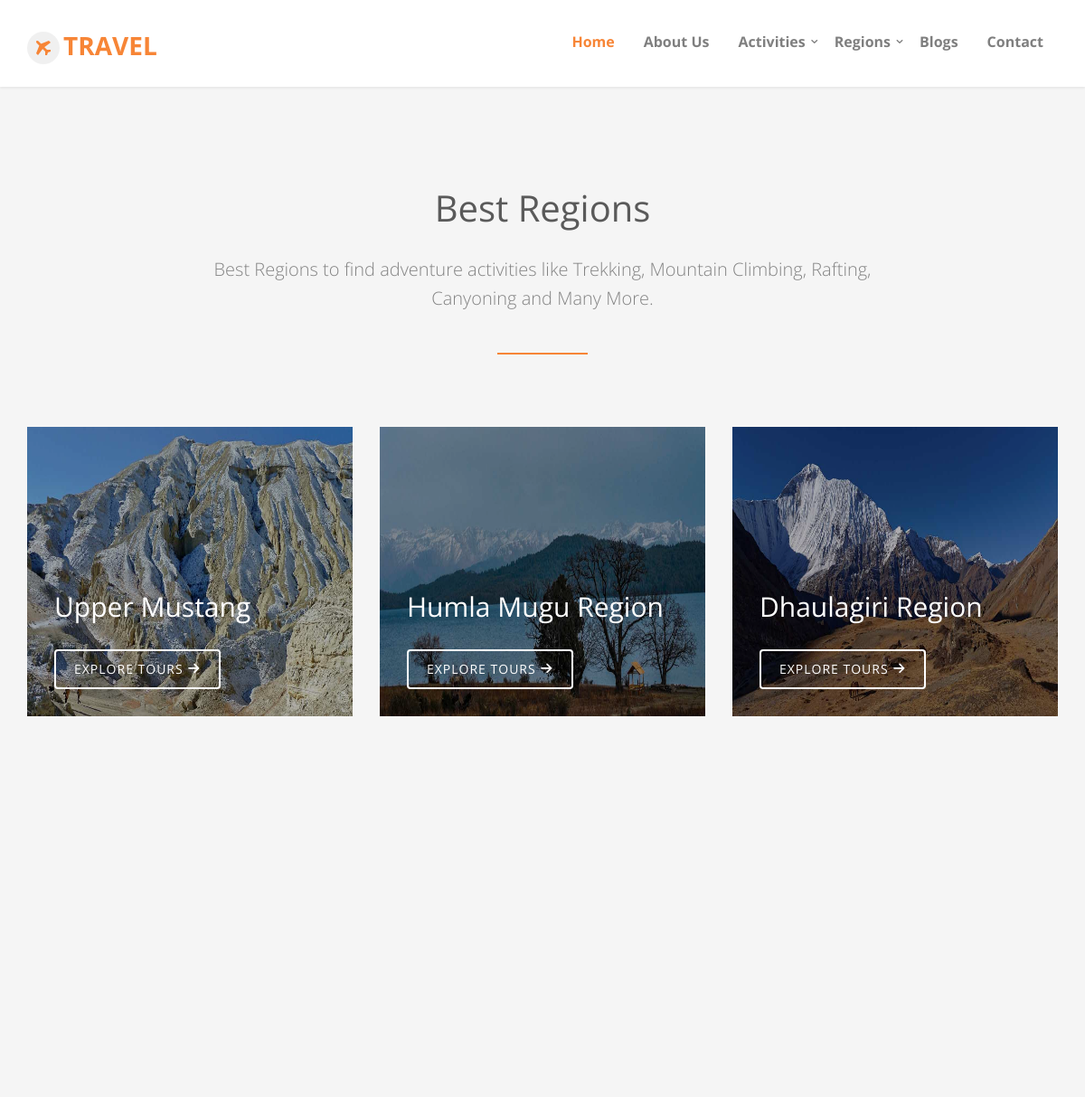
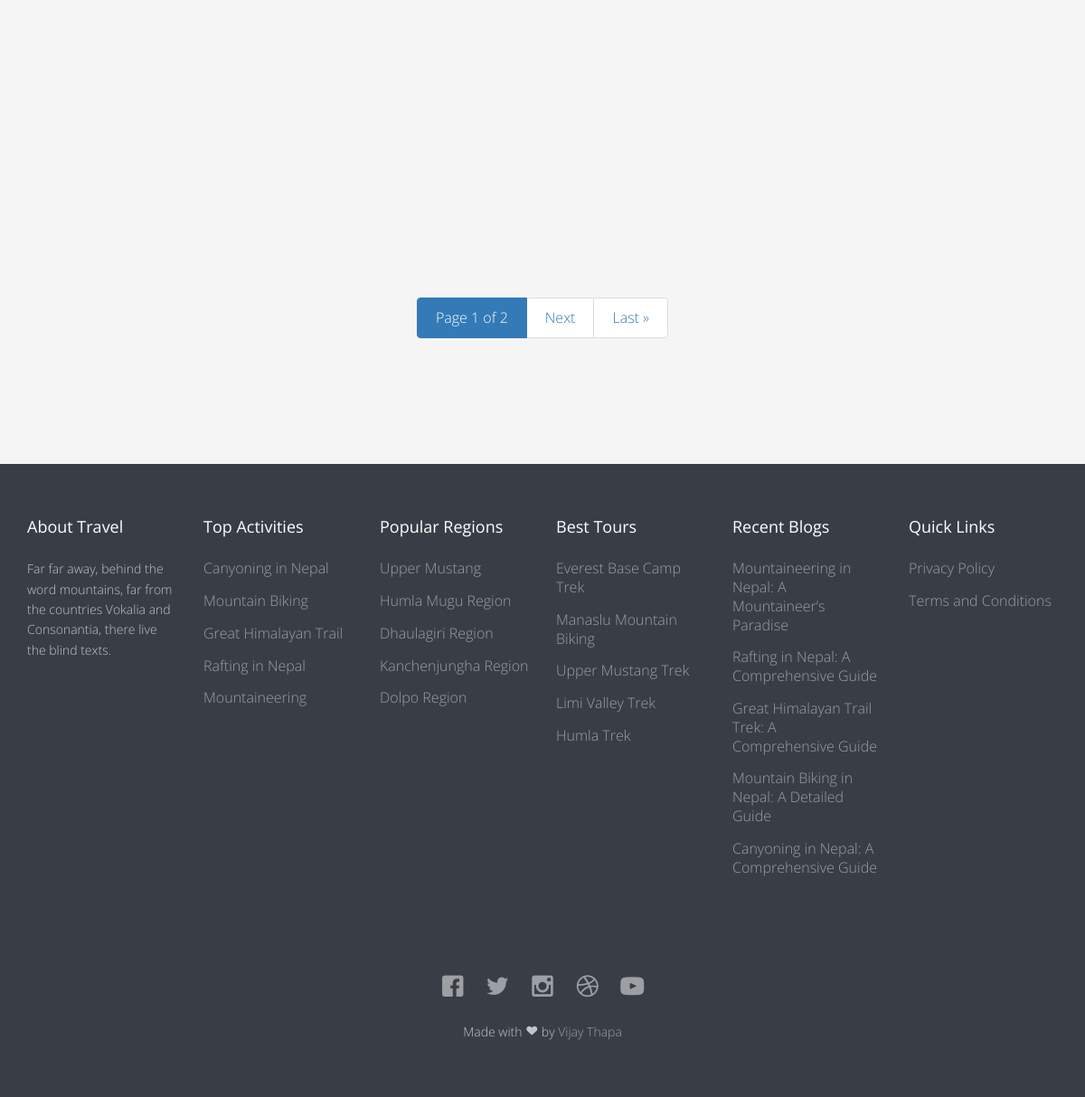
/tour/regions/, run on the app's committed database (2 pictures, top to bottom).
### page/models.py (models this page shows, shortened)
class Page(models.Model):
	page_title = models.CharField(max_length=200, verbose_name='Page Title')
	page_slug = models.SlugField(max_length=200, verbose_name='Page Slug')
	page_position = models.CharField(
			choices = POSITION,
			default='Top',
			max_length=20,
			verbose_name='Page Position'
		)
	page_description = RichTextField(blank=True, null=True, verbose_name="Page Description")
	page_image = models.ImageField(upload_to='pages/', blank=True, null=True, verbose_name="Page Image")
	page_is_active = models.CharField(
			choices = IS_ACTIVE,
			default='Yes',
			max_length=10,
			verbose_name='Is Active?'
		)
	page_is_featured = models.CharField(
			choices = IS_ACTIVE,
			default='Yes',
			max_length=10,
			verbose_name='Is Featured?'
		)
	page_created_at = models.DateTimeField(auto_now_add=True, verbose_name='Page Created Date')
	page_updated_at = models.DateTimeField(auto_now=True, verbose_name='Page Updated Date')
	page_added_by = models.ForeignKey(User, on_delete=models.SET_NULL, default=None, null=True, verbose_name='Added By')
	seo_page_title = models.CharField(max_length=200, blank=True, null=True, verbose_name="SEO Page Title (60 Characters Long)")
	seo_page_keywords = models.TextField(blank=True, null=True, verbose_name="SEO Page Keywords (Separated by Commas)")
	seo_page_description = models.TextField(blank=True, null=True, verbose_name="SEO Page Description (160 Characters Long)")

### tour/models.py (models this page shows, shortened)
class Region(models.Model):
	region_title = models.CharField(max_length=200, verbose_name="Region Title")
	region_slug = models.CharField(max_length=200, verbose_name="Region Slug")
	region_description = RichTextField(blank=True, null=True, verbose_name="Region Description")
	region_image = models.ImageField(upload_to='regions/', blank=True, null=True, verbose_name="Region Image")
	region_is_active = models.CharField(
			choices = IS_ACTIVE,
			default = 'Yes',
			max_length = 10,
			verbose_name = 'Is Active?'
		)
	region_is_featured = models.CharField(
			choices = IS_ACTIVE,
			default = 'Yes',
			max_length = 10,
			verbose_name = 'Is Featured?'
		)
	region_created_at = models.DateTimeField(auto_now_add=True, verbose_name="Created Date")
	region_updated_at = models.DateTimeField(auto_now=True, verbose_name="Updated Date")
	region_added_by = models.ForeignKey(User, on_delete=models.SET_NULL, default=None, null=True, verbose_name="Added By")
	seo_region_title = models.CharField(max_length=200, blank=True, null=True, verbose_name="SEO Region Title (60 Characters Long)")
	seo_region_keywords = models.TextField(blank=True, null=True, verbose_name="SEO Region Keywords (Separated by Commas)")
	seo_region_description = models.TextField(blank=True, null=True, verbose_name="SEO Region Description (160 Characters Long)")
	class Meta:
		ordering = ['-region_created_at']

class Activity(models.Model):
	activity_title = models.CharField(max_length=200, verbose_name="Activity Title")
	activity_slug = models.SlugField(max_length=200, verbose_name="Activity Slug")
	activity_description = RichTextField(blank=True, null=True, verbose_name="Activity Description")
	activity_image = models.ImageField(upload_to='activities/', blank=True, null=True, verbose_name="Activity Image")
	activity_icon = models.CharField(max_length=200, blank=True, null=True, verbose_name="Activity Icon")
	activity_is_active = models.CharField(
			choices = IS_ACTIVE,
			default = 'Yes',
			max_length = 10,
			verbose_name = 'Is Active?'
		)
	activity_is_featured = models.CharField(
			choices = IS_ACTIVE,
			default = 'Yes',
			max_length = 10,
			verbose_name = 'Is Featured?'
		)
	activity_created_at = models.DateTimeField(auto_now_add=True, verbose_name="Created Date")
	activity_updated_at = models.DateTimeField(auto_now=True, verbose_name="Updated Date")
	activity_added_by = models.ForeignKey(User, on_delete=models.SET_NULL, default=None, null=True, verbose_name="Added By")
	seo_activity_title = models.CharField(max_length=100, blank=True, null=True, verbose_name="SEO Activity Title (60 Characters Long)")
	seo_activity_keywords = models.TextField(blank=True, null=True, verbose_name="SEO Activity Keywords (Separated by Commas)")
	seo_activity_description = models.TextField(blank=True, null=True, verbose_name="SEO Activity Description (160 Characters Long)")

class Tour(models.Model):
	tour_title = models.CharField(max_length=200, verbose_name="Tour Title")
	tour_slug = models.CharField(max_length=200, verbose_name="Tour Slug")
	tour_duration = models.PositiveSmallIntegerField(blank=True, null=True, verbose_name="Tour Duration")
	tour_altitude = models.PositiveSmallIntegerField(blank=True, null=True, verbose_name="Tour Max Altitude")
	tour_difficulty = models.CharField(
			choices = DIFFICULTY,
			default = 'Medium',
			max_length = 10,
			verbose_name = 'Tour Difficulty'
		)
	tour_description = RichTextField(blank=True, null=True, verbose_name="Tour Description")
	tour_image = models.ImageField(upload_to='tours/', blank=True, null=True, verbose_name="Tour Image")
	tour_map = models.ImageField(upload_to='maps/', blank=True, null=True, verbose_name="Tour Map")
	tour_activity = models.ForeignKey(Activity, on_delete=models.SET_NULL, default = None, null=True, verbose_name='Tour Activity')
	tour_region = models.ManyToManyField(Region, verbose_name='Tour Region')
	tour_is_active = models.CharField(
			choices = IS_ACTIVE,
			default = 'Yes',
			max_length = 10,
			verbose_name = 'Is Active?'
		)
	tour_is_featured = models.CharField(
			choices = IS_ACTIVE,
			default = 'Yes',
			max_length = 10,
			verbose_name = 'Is Featured?'
		)
	tour_created_at = models.DateTimeField(auto_now_add=True, verbose_name="Added Date")
	tour_updated_at = models.DateTimeField(auto_now=True, verbose_name="Updated Date")
	tour_added_by = models.ForeignKey(User, on_delete=models.SET_NULL, default=None, null=True, verbose_name='Added By')
	seo_tour_title = models.CharField(max_length=200, blank=True, null=True, verbose_name="SEO Tour Title (60 Characters Long)")
	seo_tour_keywords = models.TextField(blank=True, null=True, verbose_name="SEO Tour Keywords Separated by Commas")
	seo_tour_description = models.TextField(blank=True, null=True, verbose_name="SEO Tour Description (160 Characters Long)")

### blog/models.py (models this page shows, shortened)
class Blog(models.Model):
	blog_title = models.CharField(max_length=200, verbose_name='Blog Title')
	blog_slug = models.CharField(max_length=200, verbose_name='Blog Slug')
	blog_description = RichTextField(blank=True, null=True, verbose_name='Blog Description')
	blog_image = models.ImageField(upload_to='blogs/', blank=True, null=True, verbose_name='Blog Image')
	blog_category = models.ManyToManyField(Category, verbose_name='Blog Category')
	blog_is_active = models.CharField(
			choices = IS_ACTIVE,
			default = 'Yes',
			max_length = 10,
			verbose_name = 'Is Active?'
		)
	blog_is_featured = models.CharField(
			choices = IS_ACTIVE,
			default = 'Yes',
			max_length = 10,
			verbose_name = 'Is Featured?'
		)
	blog_created_at = models.DateTimeField(auto_now_add=True, verbose_name='Blog Created Date')
	blog_updated_at = models.DateTimeField(auto_now=True, verbose_name='Blog Updated Date')
	blog_added_by = models.ForeignKey(User, on_delete=models.SET_NULL, null=True, verbose_name='Added By')
	seo_blog_title = models.CharField(max_length=200, blank=True, null=True, verbose_name='SEO Blog Title (60 Characters Long)')
	seo_blog_keywords = models.TextField(blank=True, null=True, verbose_name='SEO Blog Keywords (Separated by Commas)')
	seo_blog_description = models.TextField(blank=True, null=True, verbose_name='SEO Blog Description (160 Characters Long)')
	class Meta:
		ordering = ['-blog_created_at']

### thisapp/models.py (models this page shows, shortened)
class SocialMedia(models.Model):
	socialmedia_title = models.CharField(max_length=20, verbose_name="Social Media Name")
	socialmedia_url = models.URLField(max_length=150, verbose_name="Social Media URL")
	socialmedia_icon = models.CharField(max_length=200, blank=True, null=True, verbose_name="Social Media Icon")
	socialmedia_is_active = models.CharField(
			choices = IS_ACTIVE,
			default = 'Yes',
			max_length=10,
			verbose_name='Is Active?'
		)
	socialmedia_craeted_at = models.DateTimeField(auto_now_add=True, verbose_name="Social Media Created Date")
	socialmedia_updated_at = models.DateTimeField(auto_now=True, verbose_name="Social Media Updated Date")
	socialmedia_added_by = models.ForeignKey(User, on_delete=models.SET_NULL, null=True, verbose_name="Social Media Added By")

### tour/views.py (the view)
# urls.py: path('regions/', RegionListView.as_view(), name='all-regions'),
class RegionListView(ListView):
	template_name = 'region/all_regions.html'
	model = Region
	context_object_name = 'regions'
	paginate_by = 9

### templates/region/all_regions.html (shortened to what this page needs)
{% extends 'base.html' %}
{% load static %}
	{% block content %}
		{% if regions %}
			<div id="fh5co-tours" class="fh5co-section-gray">
				<div class="container">
					<div class="row">
						<div class="col-md-8 col-md-offset-2 text-center heading-section animate-box">
							<h3>Best Regions</h3>
							<p>Best Regions to find adventure activities like Trekking, Mountain Climbing, Rafting, Canyoning and Many More.</p>
						</div>
					</div>
					<div class="row">
						{% for region in regions %}
							<div class="col-md-4 col-sm-6 fh5co-tours animate-box" data-animate-effect="fadeIn">
								<div href="#">
									{% if region.region_image %}
									<img src="{{ region.region_image.url }}" alt="{{ region.region_title }}" class="img-responsive" style="height:320px; width:100%;">
									{% else %}
									<img src="{% static 'images/no-image.jpg' %}" alt="Travel Nepal" class="img-responsive" style="height:320px; width:100%;">
									{% endif %}
									<div class="desc">
										<h3>{{ region.region_title }}</h3>
										<br>
										<a class="btn btn-primary btn-outline" href="{% url 'tour:region-detail' region.region_slug %}">Explore Tours <i class="icon-arrow-right22"></i></a>
									</div>
								</div>
							</div>
						{% endfor %}
					</div>
						{% if is_paginated %}
							<div class="text-center">
								<nav aria-label="Page navigation example">
								  <ul class="pagination justify-content-center">
								    <li class="page-item active" aria-current="page">
								      <a class="page-link" href="?page={{ page_obj.number }}"> Page {{ page_obj.number }} of {{ page_obj.paginator.num_pages }} <span class="sr-only">(current)</span></a>
								    </li>
								    {% if page_obj.has_next %}
								    <li class="page-item">
								      <a class="page-link" href="?page={{ page_obj.next_page_number }}">Next</a>
								    </li>
								    <li class="page-item">
								      <a class="page-link" href="?page={{ page_obj.paginator.num_pages }}">Last &raquo;</a>
								    </li>
								    {% endif %}
								  </ul>
								</nav>
							</div>
						{% endif %}
				</div>
			</div>
		{% endif %}
	{% endblock content %}

### templates/navbar.html (shortened to what this page needs)
{% load static %}
	<body>
		<div id="fh5co-wrapper">
		<div id="fh5co-page">
		<header id="fh5co-header-section" class="sticky-banner">
			<div class="container">
				<div class="nav-header">
					<h1 id="fh5co-logo"><a href="{% url 'page:home' %}"><i class="icon-airplane"></i>Travel</a></h1>
					<nav id="fh5co-menu-wrap" role="navigation">
						<ul class="sf-menu" id="fh5co-primary-menu">
							<li class="active"><a href="{% url 'page:home' %}">Home</a></li>
							{% for top_page in top_menu %}
								<li><a href="{% url 'page:page-detail' top_page.page_slug %}">{{ top_page.page_title }}</a></li>
							{% endfor %}
							<li>
								<a href="{% url 'tour:all-activities' %}" class="fh5co-sub-ddown">Activities</a>
							</li>
							<li>
								<a href="{% url 'tour:all-regions' %}" class="fh5co-sub-ddown">Regions</a>
							</li>
							<li><a href="{% url 'blog:all-blogs' %}">Blogs</a></li>
							<li><a href="{% url 'page:contact' %}">Contact</a></li>
						</ul>
					</nav>
				</div>
			</div>
		</header>

### templates/footer.html
{% load static %}
<footer>
			<div id="footer">
				<div class="container">
					<div class="row row-bottom-padded-md">
						<div class="col-md-2 col-sm-2 col-xs-12 fh5co-footer-link">
							<h3>About Travel</h3>
							<p>Far far away, behind the word mountains, far from the countries Vokalia and Consonantia, there live the blind texts.</p>
						</div>
						<div class="col-md-2 col-sm-2 col-xs-12 fh5co-footer-link">
							<h3>Top Activities</h3>
							<ul>
								{% for activity in top_activities %}
								<li><a href="{% url 'tour:activity-detail' activity.activity_slug %}">{{ activity.activity_title }}</a></li>
								{% endfor %}
							</ul>
						</div>
						<div class="col-md-2 col-sm-2 col-xs-12 fh5co-footer-link">
							<h3>Popular Regions</h3>
							<ul>
								{% for region in popular_regions %}
									<li><a href="{% url 'tour:region-detail' region.region_slug %}">{{ region.region_title }}</a></li>
								{% endfor %}
							</ul>
						</div>
						<div class="col-md-2 col-sm-2 col-xs-12 fh5co-footer-link">
							<h3>Best Tours</h3>
							<ul>
								{% for tour in best_tours %}
									<li><a href="{% url 'tour:tour-detail' tour.tour_slug %}">{{ tour.tour_title }}</a></li>
								{% endfor %}
							</ul>
						</div>
						{% if recent_blogs %}
						<div class="col-md-2 col-sm-2 col-xs-12 fh5co-footer-link">
							<h3>Recent Blogs</h3>
							<ul>
								{% for blog in recent_blogs %}
								<li><a href="{% url 'blog:blog-detail' blog.blog_slug %}">{{ blog.blog_title }}</a></li>
								{% endfor %}
							</ul>
						</div>
						{% endif %}
						<div class="col-md-2 col-sm-2 col-xs-12 fh5co-footer-link">
							<h3>Quick Links</h3>
							<ul>
								{% for footer_page in footer_menu %}
									<li><a href="{% url 'page:page-detail' footer_page.page_slug %}">{{ footer_page.page_title }}</a></li>
								{% endfor %}
							</ul>
						</div>
					</div>
					{% if socialmedias %}
					<div class="row">
						<div class="col-md-6 col-md-offset-3 text-center">
							<p class="fh5co-social-icons">
								{% for socialmedia in socialmedias %}
									<a href="{{ socialmedia.socialmedia_url }}" title="{{ socialmedia.socialmedia_title }}" target="_blank"><i class="{{ socialmedia.socialmedia_icon }}"></i></a>
								{% endfor %}
							</p>
							<p>Made with <i class="icon-heart3"></i> by <a href="https://linktr.ee/vijaythapa" target="_blank">Vijay Thapa</a></p>
						</div>
					</div>
					{% endif %}
				</div>
			</div>
		</footer>

### data on the page
Page: page_title "About Us"
Region: region_image (picture), region_title "Upper Mustang"
Region: region_image (picture), region_title "Humla Mugu Region"
Region: region_image (picture), region_title "Dhaulagiri Region"
Activity: activity_title "Canyoning in Nepal"
Activity: activity_title "Mountain Biking"
Activity: activity_title "Great Himalayan Trail"
Activity: activity_title "Rafting in Nepal"
Activity: activity_title "Mountaineering"
Region: region_title "Kanchenjungha Region"
Region: region_title "Dolpo Region"
Tour: tour_title "Everest Base Camp Trek"
Tour: tour_title "Manaslu Mountain Biking"
Tour: tour_title "Upper Mustang Trek"
Tour: tour_title "Limi Valley Trek"
Tour: tour_title "Humla Trek"
Blog: blog_title "Mountaineering in Nepal: A Mountaineer’s Paradise"
Blog: blog_title "Rafting in Nepal: A Comprehensive Guide"
Blog: blog_title "Great Himalayan Trail Trek: A Comprehensive Guide"
Blog: blog_title "Mountain Biking in Nepal: A Detailed Guide"
Blog: blog_title "Canyoning in Nepal: A Comprehensive Guide"
Page: page_title "Privacy Policy"
Page: page_title "Terms and Conditions"

### other printed values
{{ page_obj.number }} "1"
{{ page_obj.paginator.num_pages }} "2"
